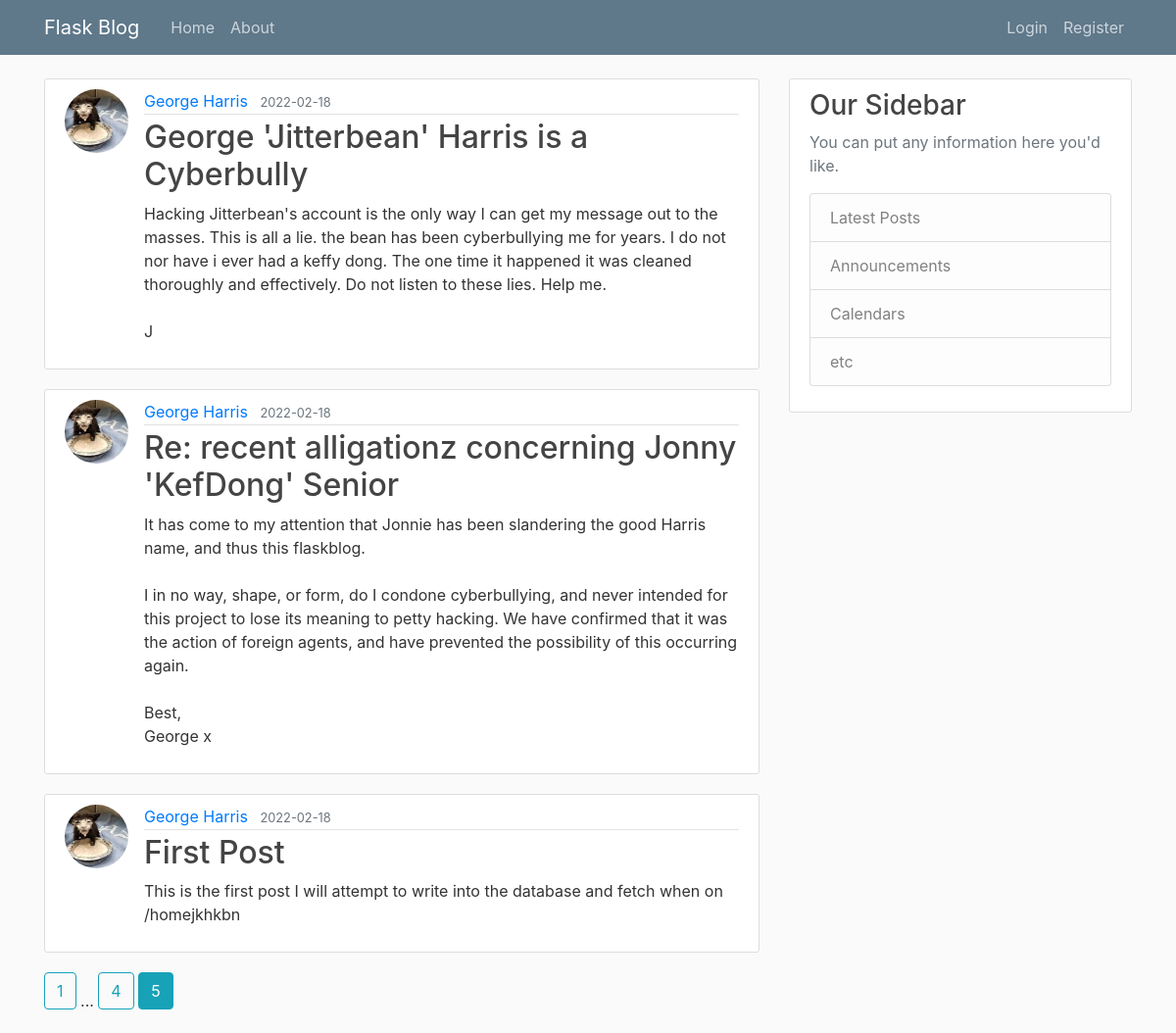
The app's page /home?page=5, older data.
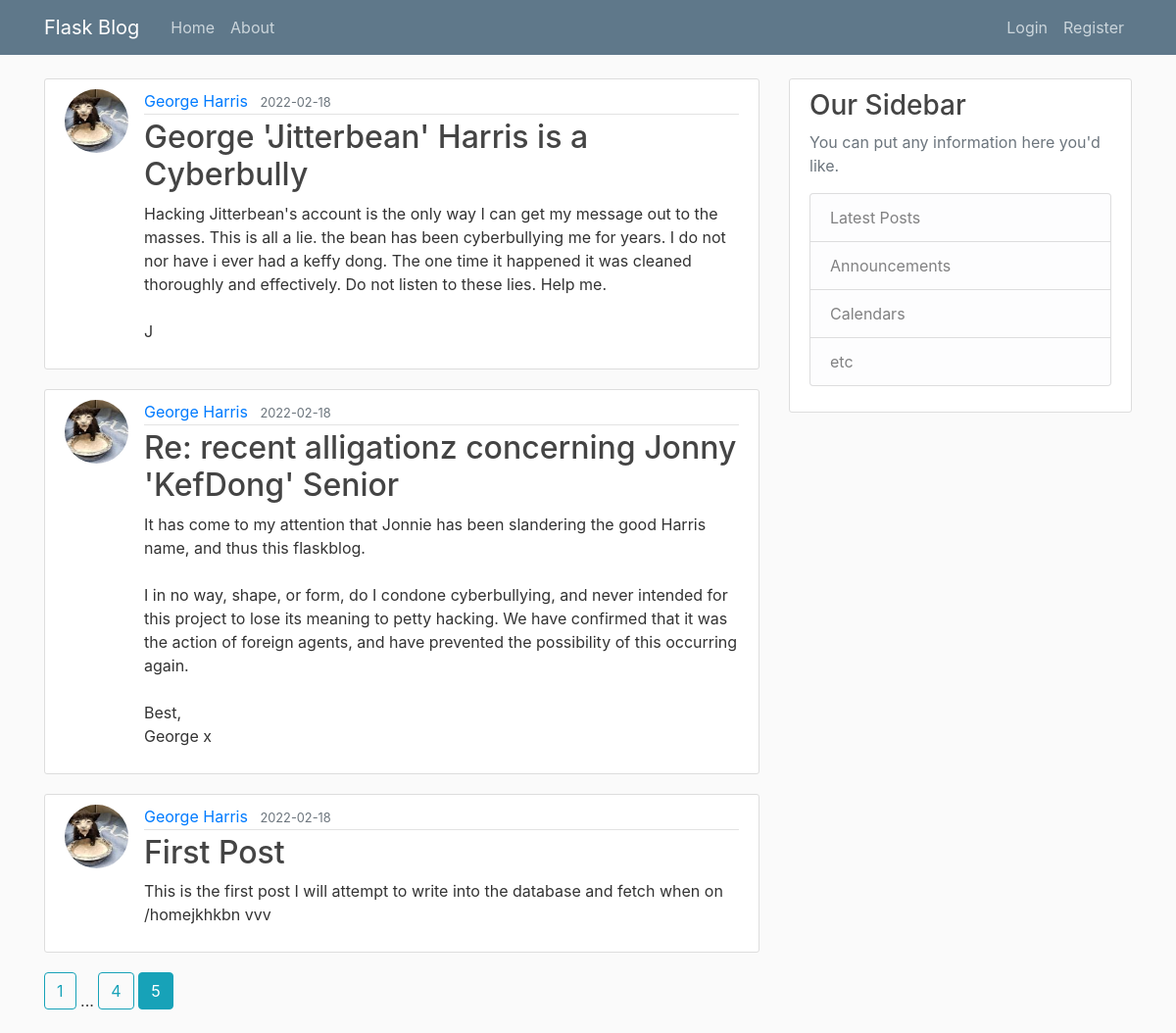
The same page, newer data.
### core/models.py (models this page shows, shortened)
class Post(db.Model):
    id = db.Column(db.Integer, primary_key=True)
    title = db.Column(db.String(100), nullable=False)
    date_posted = db.Column(db.DateTime, nullable=False, default=datetime.utcnow)
    content = db.Column(db.Text, nullable=False)
    user_id = db.Column(db.Integer, db.ForeignKey('user.id'), nullable=False)

class User(db.Model, UserMixin):
    id = db.Column(db.Integer, primary_key=True)
    username = db.Column(db.String(20), unique=True, nullable=False)
    email = db.Column(db.String(120), unique=True, nullable=False)
    image_file = db.Column(db.String(20), nullable=False, default='default.jpg')
    password = db.Column(db.String(60), nullable=False)
    posts = db.relationship('Post', backref='author', lazy=True)

### core/routes.py (the view)
@app.route("/")
@app.route("/home")
def home():
    page = request.args.get('page', 1, type=int)
    posts = Post.query.order_by(Post.date_posted.desc()).paginate(page=page, per_page=5)
    return render_template('home.html', posts=posts)

### core/Templates/home.html
{% extends "layout.html" %}
{% block content %}
{% for post in posts.items %}
<article class="media content-section">
  <img class="rounded-circle article-img"
    src="{{ url_for('static', filename='profile_pics/' + post.author.image_file) }}">
  <div class="media-body">
    <div class="article-metadata">
      <a class="mr-2" href="#">{{ post.author.username }}</a>
      <small class="text-muted">{{ post.date_posted.strftime('%Y-%m-%d') }}</small>
    </div>
    <h2><a class="article-title" href="{{ url_for('post', post_id=post.id) }}">{{ post.title }}</a></h2>
    <p class="article-content">{{ post.content }}</p>
  </div>
</article>
{% endfor %}
{% for page_num in posts.iter_pages(left_edge=1, right_edge=1, left_current=1, right_current=2) %}
  {% if page_num %}
    {% if posts.page == page_num %}
      <a class="btn btn-info mb-4" href="{{ url_for('home', page=page_num) }}">{{ page_num }}</a>
    {% else %}
      <a class="btn btn-outline-info mb-4" href="{{ url_for('home', page=page_num) }}">{{ page_num }}</a>
    {% endif %}
  {% else %}
    ...
  {% endif %}
{% endfor %}
{% endblock content %}

Row changes from the older to the newer data that the page shows:
changed Post "First Post": content "This is the first post I will attempt to write into the database and fetch when on /homejkhkbn" → "This is the first post I will attempt to write into the database and fetch when on /homejkhkbn vvv"
